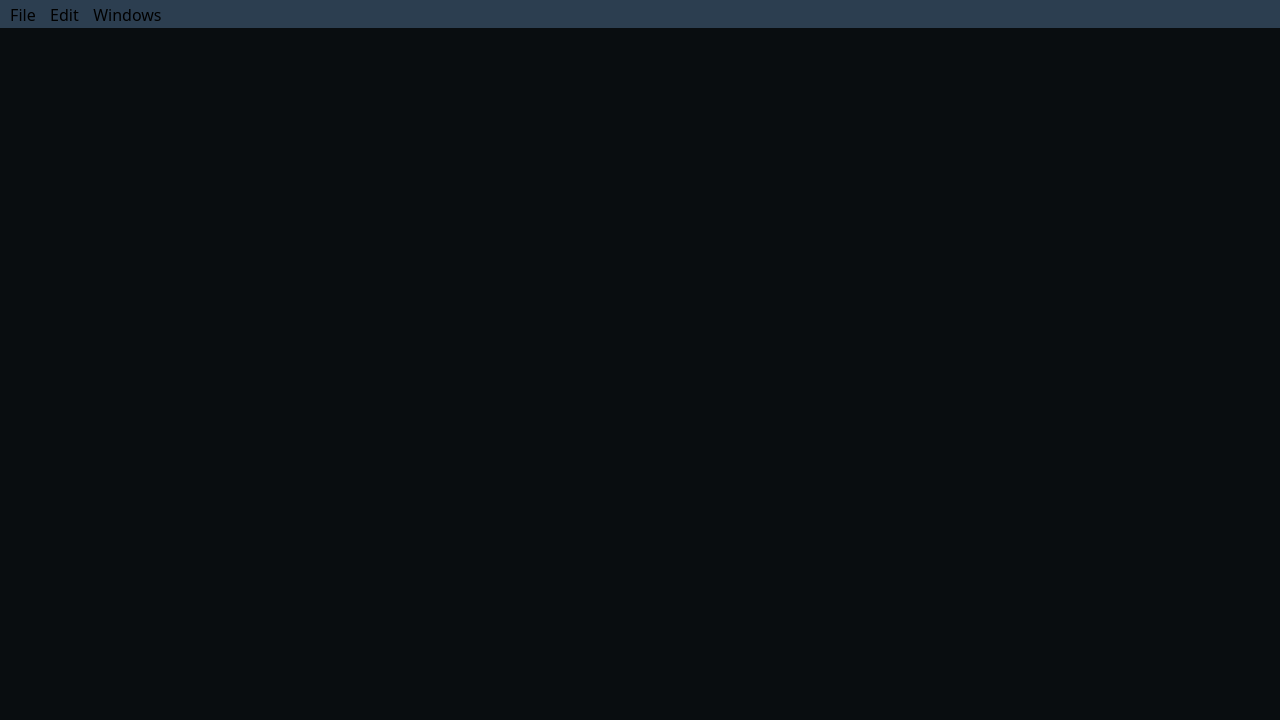
<?xml version="1.0" encoding="UTF-8"?>
<ui version="4.0">
 <class>MainWindowClass</class>
 <widget class="QMainWindow" name="MainWindowClass">
  <property name="geometry">
   <rect>
    <x>0</x>
    <y>0</y>
    <width>1280</width>
    <height>720</height>
   </rect>
  </property>
  <property name="windowTitle">
   <string>MainWindow</string>
  </property>
  <property name="styleSheet">
   <string notr="true">QMainWindow
{
	background-color:#090d10;
}

QMenuBar
{
	background-color:#2c3e50;
	font: 12pt &quot;Akrobat&quot;;
}

QMenuBar::item
{
	background-color:#2c3e50;
}

QMenu
{
	background-color:#2c3e50;
}</string>
  </property>
  <property name="locale">
   <locale language="English" country="UnitedStates"/>
  </property>
  <widget class="QWidget" name="centralWidget"/>
  <widget class="QMenuBar" name="menuBar">
   <property name="enabled">
    <bool>true</bool>
   </property>
   <property name="geometry">
    <rect>
     <x>0</x>
     <y>0</y>
     <width>1280</width>
     <height>25</height>
    </rect>
   </property>
   <property name="font">
    <font>
     <family>Akrobat</family>
     <pointsize>12</pointsize>
     <weight>50</weight>
     <italic>false</italic>
     <bold>false</bold>
    </font>
   </property>
   <property name="defaultUp">
    <bool>false</bool>
   </property>
   <widget class="QMenu" name="menuFIle">
    <property name="title">
     <string>File</string>
    </property>
    <addaction name="actionLoad_Project"/>
    <addaction name="actionSave_Project"/>
   </widget>
   <widget class="QMenu" name="menuEdit">
    <property name="title">
     <string>Edit</string>
    </property>
    <addaction name="actionUndo"/>
    <addaction name="actionRedo"/>
    <addaction name="separator"/>
    <addaction name="actionCopy"/>
    <addaction name="actionPaste"/>
    <addaction name="actionCut"/>
    <addaction name="actionDelete"/>
   </widget>
   <widget class="QMenu" name="menuWindows">
    <property name="title">
     <string>Windows</string>
    </property>
    <addaction name="actionViewporty"/>
    <addaction name="actionProject_Browser"/>
    <addaction name="actionWorld_Outliner"/>
   </widget>
   <addaction name="menuFIle"/>
   <addaction name="menuEdit"/>
   <addaction name="menuWindows"/>
  </widget>
  <action name="actionLoad_Project">
   <property name="text">
    <string>Load Project</string>
   </property>
  </action>
  <action name="actionSave_Project">
   <property name="text">
    <string>Save Project</string>
   </property>
  </action>
  <action name="actionUndo">
   <property name="text">
    <string>Undo</string>
   </property>
  </action>
  <action name="actionRedo">
   <property name="text">
    <string>Redo</string>
   </property>
  </action>
  <action name="actionCopy">
   <property name="text">
    <string>Copy</string>
   </property>
  </action>
  <action name="actionPaste">
   <property name="text">
    <string>Paste</string>
   </property>
  </action>
  <action name="actionCut">
   <property name="text">
    <string>Cut</string>
   </property>
  </action>
  <action name="actionDelete">
   <property name="text">
    <string>Delete</string>
   </property>
  </action>
  <action name="actionViewporty">
   <property name="text">
    <string>Viewport</string>
   </property>
  </action>
  <action name="actionProject_Browser">
   <property name="text">
    <string>Project Browser</string>
   </property>
  </action>
  <action name="actionWorld_Outliner">
   <property name="text">
    <string>World Outliner</string>
   </property>
  </action>
 </widget>
 <layoutdefault spacing="6" margin="11"/>
 <resources>
  <include location="MainWindow.qrc"/>
 </resources>
 <connections/>
</ui>
